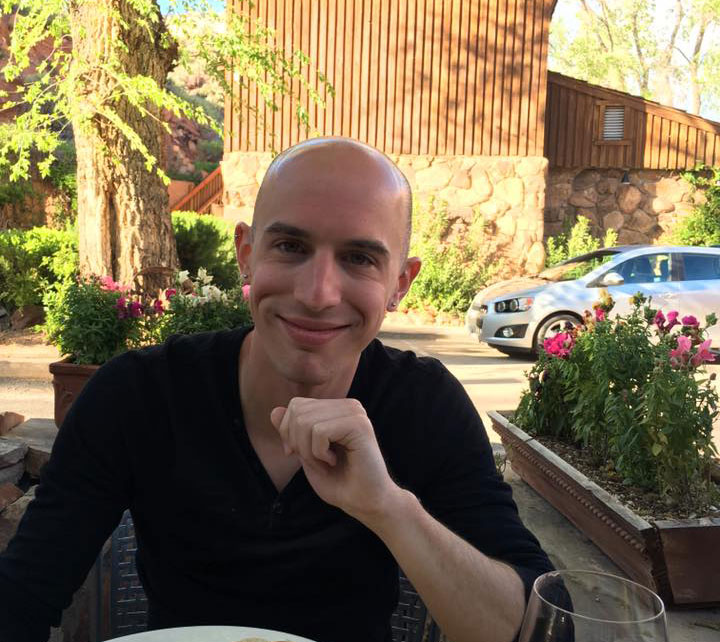
#> input picture example_01.jpg, 720 x 642 px
$ python -i skin_detector.py   (imports and definitions only)
#> lines starting #> are read from the running program, lines starting #| are printed output that depends on the picture; after the words box and inside, x2 and y2 are one past the last pixel; in counts of white or black regions, pixels touching at a corner belong together
#!/usr/bin/env python
# -*- coding: utf-8 -*-
__author__ = 'Will Brennan'

# Built-in Modules
import logging
import cv2
import numpy
import scripts

logger = logging.getLogger('main')


def get_hsv_mask(img, debug=False):
#> called with debug = False
    assert isinstance(img, numpy.ndarray), 'image must be a numpy array'
    assert img.ndim == 3, 'skin detection can only work on color images'
    logger.debug('getting hsv mask')

    lower_thresh = numpy.array([0, 50, 0], dtype=numpy.uint8)
    upper_thresh = numpy.array([120, 150, 255], dtype=numpy.uint8)
    img_hsv = cv2.cvtColor(img, cv2.COLOR_RGB2HSV)
#> img_hsv: shape (642, 720, 3); mean H, S, V 45.2, 101.8, 126
    msk_hsv = cv2.inRange(img_hsv, lower_thresh, upper_thresh)
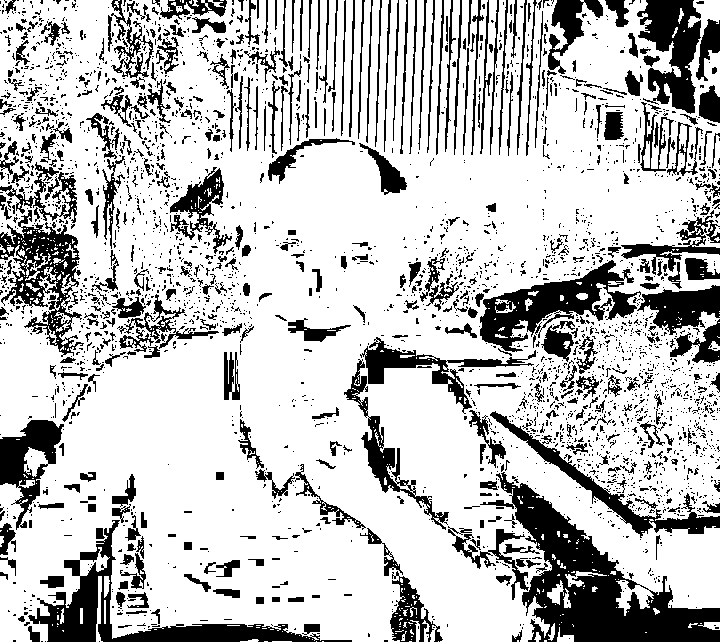
#> msk_hsv: shape (642, 720); 75.8% white; 3000 black regions (2538 under 20 px), largest, box (x1, y1, x2, y2) and area: (480, 472, 720, 642) 13341, (28, 520, 352, 642) 6784, (480, 260, 641, 352) 5489

    #msk_hsv[msk_hsv < 128] = 0
    #msk_hsv[msk_hsv >= 128] = 1

    if debug:
        scripts.display('input', img)
        scripts.display('mask_hsv', msk_hsv)

    return msk_hsv.astype(float)


def get_rgb_mask(img, debug=False):
#> called with debug = False
    assert isinstance(img, numpy.ndarray), 'image must be a numpy array'
    assert img.ndim == 3, 'skin detection can only work on color images'
    logger.debug('getting rgb mask')

    lower_thresh = numpy.array([45, 52, 108], dtype=numpy.uint8)
    upper_thresh = numpy.array([255, 255, 255], dtype=numpy.uint8)

    mask_a = cv2.inRange(img, lower_thresh, upper_thresh)
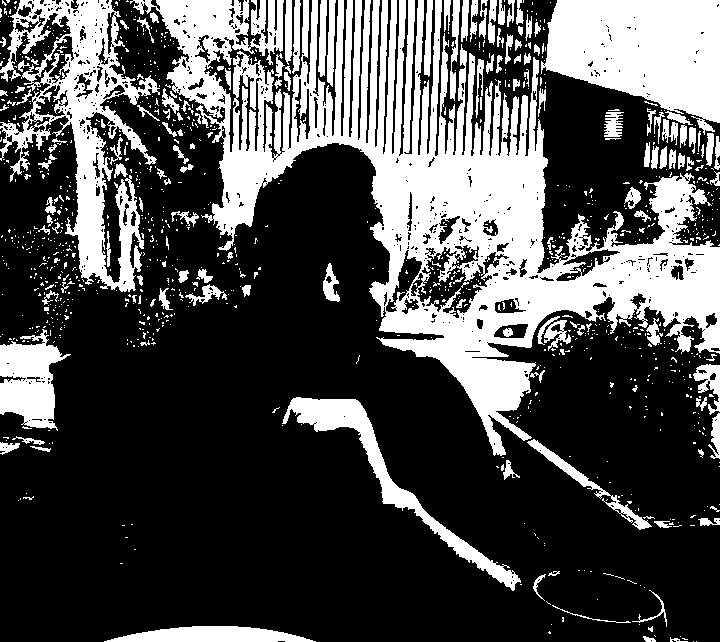
#> mask_a: shape (642, 720); 30.9% white; 1061 white regions (906 under 20 px), largest, box (x1, y1, x2, y2) and area: (130, 0, 720, 456) 79274, (541, 0, 720, 135) 16545, (0, 0, 160, 292) 15524
    mask_b = 255 * ((img[:, :, 2] - img[:, :, 1]) / 20)
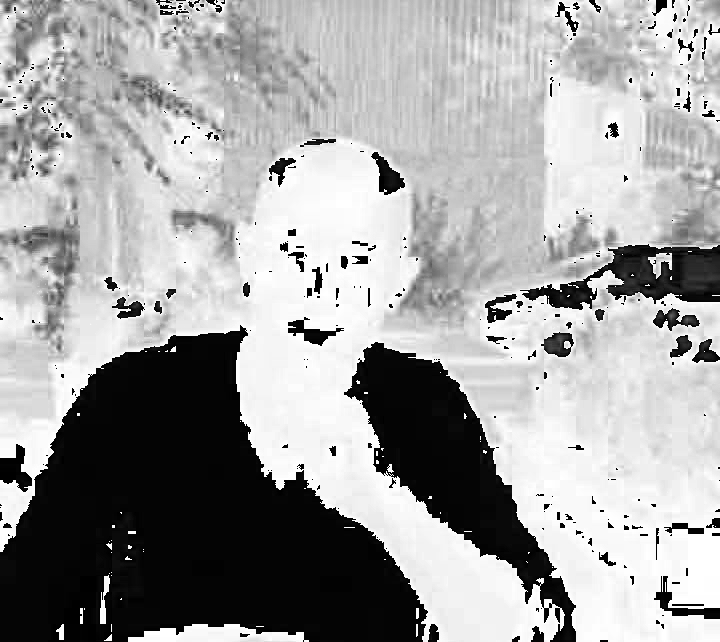
#> mask_b: shape (642, 720) float64; min 0, max 3251.2, mean 2054.9; drawn with min black and max white
    mask_c = 255 * ((numpy.max(img, axis=2) - numpy.min(img, axis=2)) / 20)
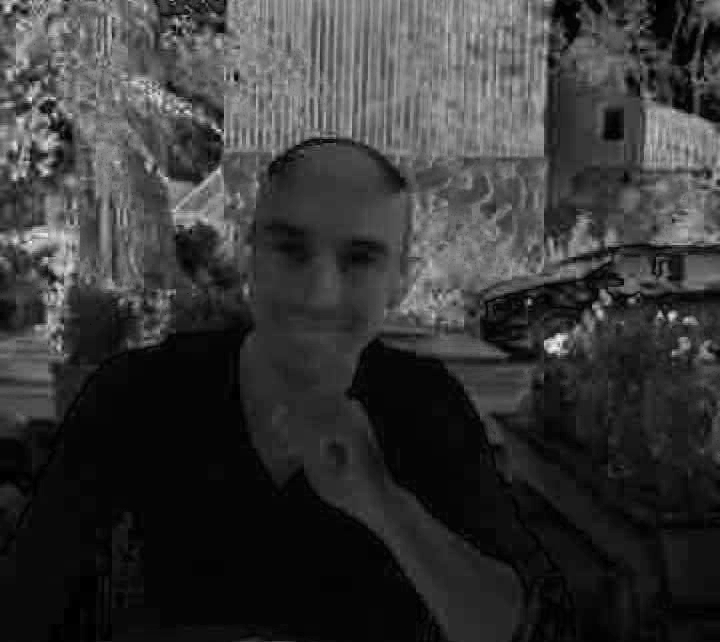
#> mask_c: shape (642, 720) float64; min 0, max 2830.5, mean 615.3; drawn with min black and max white

    mask_a = mask_a.astype(float)
    print(mask_a.dtype)
#| float64
    print(mask_b.dtype)
#| float64
    print(mask_c.dtype)
#| float64

    msk_rgb = cv2.bitwise_and(mask_a, mask_b)
    msk_rgb = cv2.bitwise_and(mask_c, msk_rgb)

    msk_rgb[msk_rgb < 128] = 0
    msk_rgb[msk_rgb >= 128] = 255
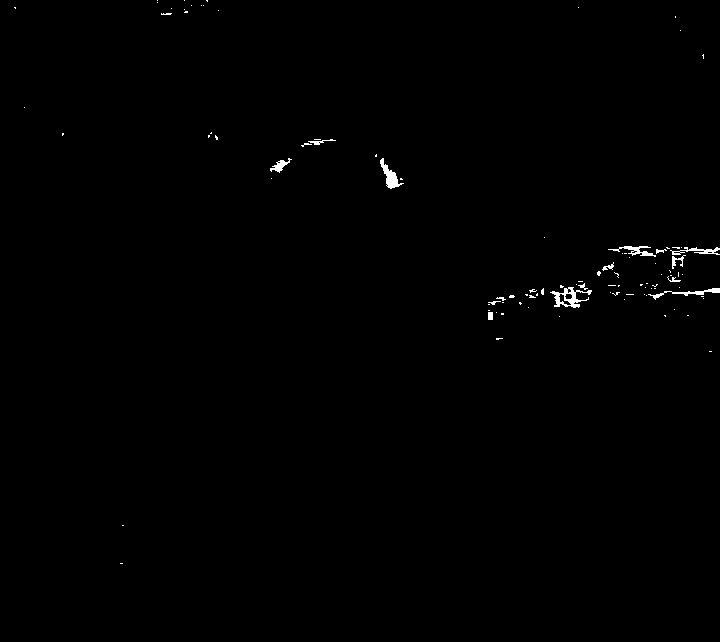
#> msk_rgb: shape (642, 720) float64; 0.43% white; 98 white regions (83 under 20 px), largest, box (x1, y1, x2, y2) and area: (550, 287, 592, 308) 333, (380, 158, 404, 189) 259, (648, 288, 720, 300) 204

    if debug:
        scripts.display('input', img)
        scripts.display('mask_rgb', msk_rgb)

    return msk_rgb.astype(float)


def get_ycrcb_mask(img, debug=False):
#> called with debug = False
    assert isinstance(img, numpy.ndarray), 'image must be a numpy array'
    assert img.ndim == 3, 'skin detection can only work on color images'
    logger.debug('getting ycrcb mask')

    lower_thresh = numpy.array([90, 100, 130], dtype=numpy.uint8)#90
    upper_thresh = numpy.array([230, 120, 180], dtype=numpy.uint8)#230

    img_ycrcb = cv2.cvtColor(img, cv2.COLOR_RGB2YCR_CB)
#> img_ycrcb: shape (642, 720, 3); mean of channels 0, 1, 2 109.1, 137.6, 111.6
    msk_ycrcb = cv2.inRange(img_ycrcb, lower_thresh, upper_thresh)
#> msk_ycrcb: shape (642, 720); 0.7% white; 59 white regions (52 under 20 px), largest, box (x1, y1, x2, y2) and area: (608, 247, 720, 297) 2321, (562, 285, 591, 301) 194, (486, 299, 505, 322) 177

    #msk_ycrcb[msk_ycrcb < 128] = 0
    #msk_ycrcb[msk_ycrcb >= 128] = 1

    if debug:
        scripts.display('input', img)
        scripts.display('mask_ycrcb', msk_ycrcb)

    return msk_ycrcb.astype(float)


def grab_cut_mask(img_col, mask, debug=False):
#> called with debug = False
    assert isinstance(img_col, numpy.ndarray), 'image must be a numpy array'
    assert isinstance(mask, numpy.ndarray), 'mask must be a numpy array'
    assert img_col.ndim == 3, 'skin detection can only work on color images'
    assert mask.ndim == 2, 'mask must be 2D'

    kernel = numpy.ones((50, 50), numpy.float32) / (50 * 50)
    dst = cv2.filter2D(mask, -1, kernel)
    dst[dst != 0] = 255
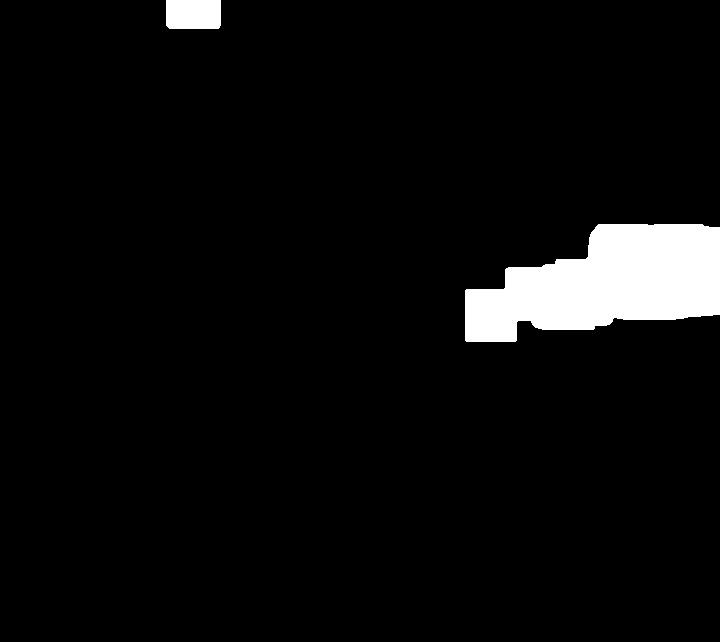
#> dst: shape (642, 720); 4.7% white; 2 white regions, box (x1, y1, x2, y2) and area: (465, 224, 720, 342) 20193, (166, 0, 221, 29) 1585
    free = numpy.array(cv2.bitwise_not(dst), dtype=numpy.uint8)

    if debug:
        scripts.display('not skin', free)
        scripts.display('grabcut input', mask)

    grab_mask = numpy.zeros(mask.shape, dtype=numpy.uint8)
    grab_mask[:, :] = 2
    grab_mask[mask == 255] = 1
    grab_mask[free == 255] = 0

    if numpy.unique(grab_mask).tolist() == [0, 1]:
        logger.debug('conducting grabcut')
        bgdModel = numpy.zeros((1, 65), numpy.float64)
        fgdModel = numpy.zeros((1, 65), numpy.float64)

        if img_col.size != 0:
            mask, bgdModel, fgdModel = cv2.grabCut(img_col, grab_mask, None, bgdModel, fgdModel, 5,
                                                   cv2.GC_INIT_WITH_MASK)
            mask = numpy.where((mask == 2) | (mask == 0), 0, 1).astype(numpy.uint8)
        else:
            logger.warning('img_col is empty')

    return mask


def closing(mask):
    assert isinstance(mask, numpy.ndarray), 'mask must be a numpy array'
    assert mask.ndim == 2, 'mask must be a greyscale image'
    logger.debug("closing mask of shape {0}".format(mask.shape))

    kernel = cv2.getStructuringElement(cv2.MORPH_ELLIPSE, (5, 5))
    mask = cv2.morphologyEx(mask, cv2.MORPH_CLOSE, kernel)
    kernel = cv2.getStructuringElement(cv2.MORPH_ELLIPSE, (3, 3))
    mask = cv2.morphologyEx(mask, cv2.MORPH_OPEN, kernel, iterations=2)

    return mask


def process(img, thresh=0.5, debug=False):
    assert isinstance(img, numpy.ndarray), 'image must be a numpy array'
    assert img.ndim == 3, 'skin detection can only work on color images'
    logger.debug("processing image of shape {0}".format(img.shape))

    mask_hsv = get_hsv_mask(img, debug=debug)
    mask_rgb = get_rgb_mask(img, debug=debug)
    mask_ycrcb = get_ycrcb_mask(img, debug=debug)

    n_masks = 3.0
    #cv2.imshow('1',mask_hsv)
    #cv2.imshow('2',mask_rgb)
    #cv2.imshow('3',mask_ycrcb)
    mask = numpy.where((mask_hsv + mask_rgb + mask_ycrcb)/3>255/2,255,0)
    #cv2.imshow('4',mask)
    #cv2.waitKey(0)
    #cv2.destroyAllWindows()

    #mask[mask < thresh] = 0.0
    #mask[mask >= thresh] = 255.0
    logger.debug('{0}% of the image is skin'.format(int((100.0 / 255.0) * numpy.sum(mask) / mask.size)))

    mask = mask.astype(numpy.uint8)
    mask = closing(mask)
    mask = grab_cut_mask(img, mask, debug=debug)
    kernel = numpy.ones((5,5),numpy.uint8)
    mask = cv2.morphologyEx(mask, cv2.MORPH_CLOSE, kernel, iterations=11)
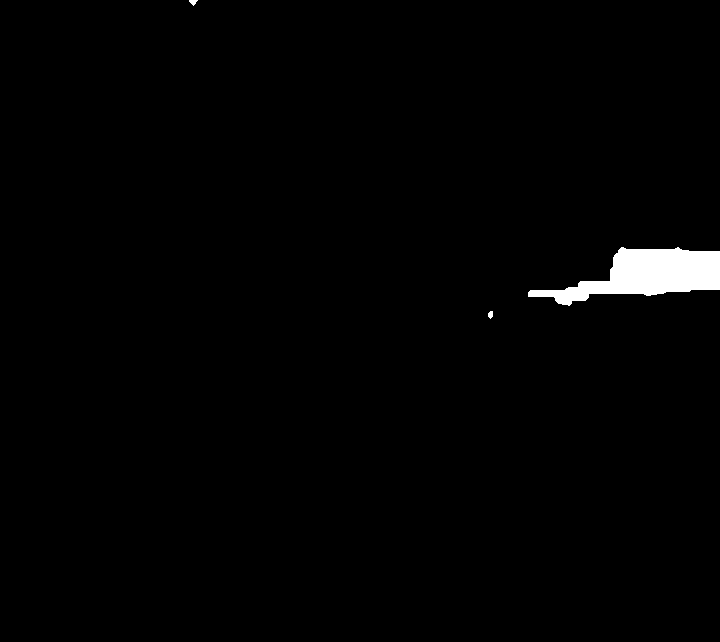
#> mask: shape (642, 720); 1.2% white; 3 white regions, box (x1, y1, x2, y2) and area: (528, 247, 720, 306) 5676, (189, 0, 198, 6) 32, (488, 311, 493, 319) 31
    #mask = cv2.erode(mask,kernel,iterations = 1)
    return mask

>>> import cv2
>>> picture = cv2.cvtColor(cv2.imread('example_01.jpg'), cv2.COLOR_BGR2RGB)
>>> result = process(picture)

$ run again, on example_02.jpg
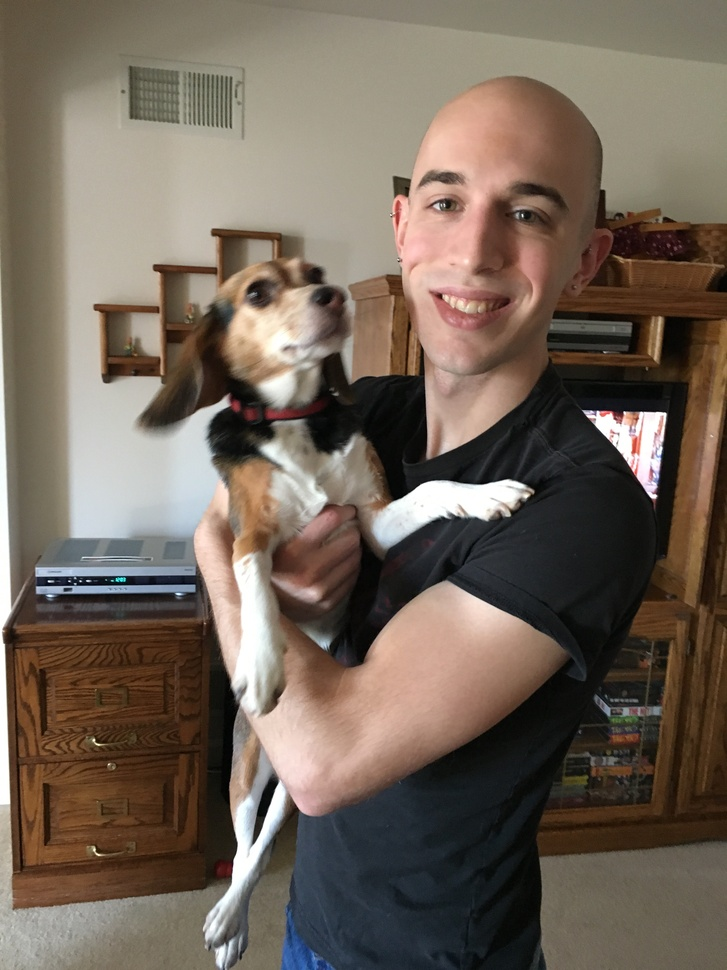
#> input picture example_02.jpg, 727 x 970 px, shrunk from 3024 x 4032 before the run
#> img_hsv: shape (970, 727, 3); mean H, S, V 32.4, 75.3, 116
#> in get_hsv_mask, `msk_hsv = cv2.inRange(img_hsv, lower_thresh, upper_thresh)`:
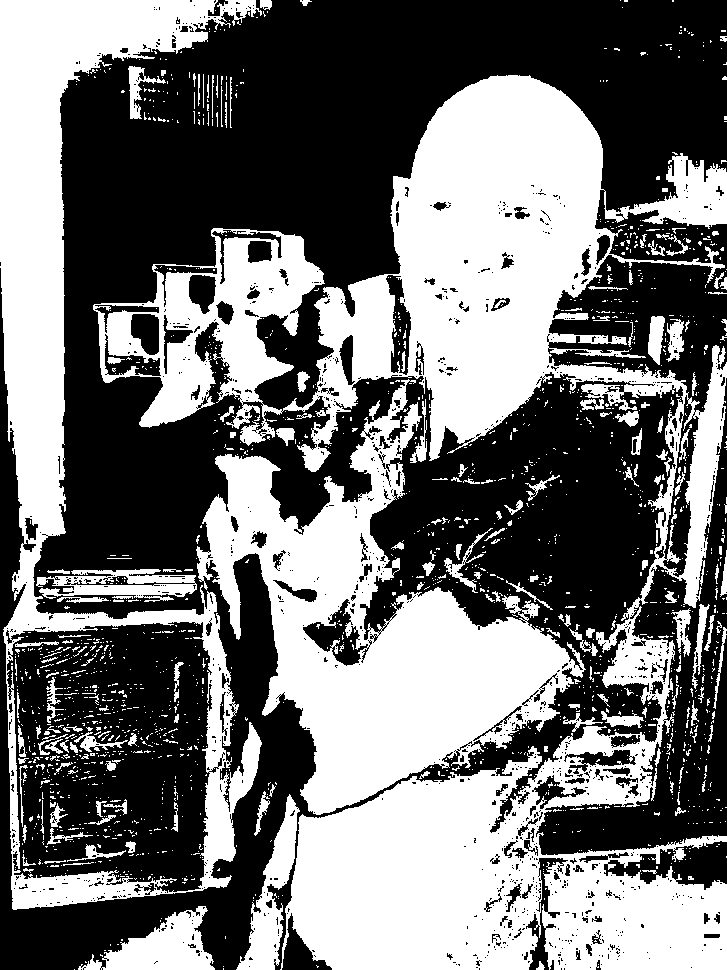
#> msk_hsv: shape (970, 727); 45.1% white; 1779 white regions (1586 under 20 px), largest, box (x1, y1, x2, y2) and area: (93, 75, 727, 970) 168295, (196, 379, 586, 815) 61804, (0, 0, 262, 910) 56384
#| float64
#| float64
#| float64
#> img_ycrcb: shape (970, 727, 3); mean of channels 0, 1, 2 103.4, 135.6, 119.6
#> msk_ycrcb: shape (970, 727); 0.59% white; 32 white regions (21 under 20 px), largest, box (x1, y1, x2, y2) and area: (37, 566, 194, 577) 1205, (69, 585, 195, 596) 966, (172, 488, 212, 536) 829
#> free: shape (970, 727); 95.1% white; 5 black regions, box (x1, y1, x2, y2) and area: (14, 476, 229, 622) 20596, (222, 782, 301, 868) 6053, (355, 512, 415, 568) 3319, (300, 619, 352, 671) 2698, (290, 933, 343, 970) 1915
#> in process, `mask = cv2.morphologyEx(mask, cv2.MORPH_CLOSE, kernel, iterations=11)`:
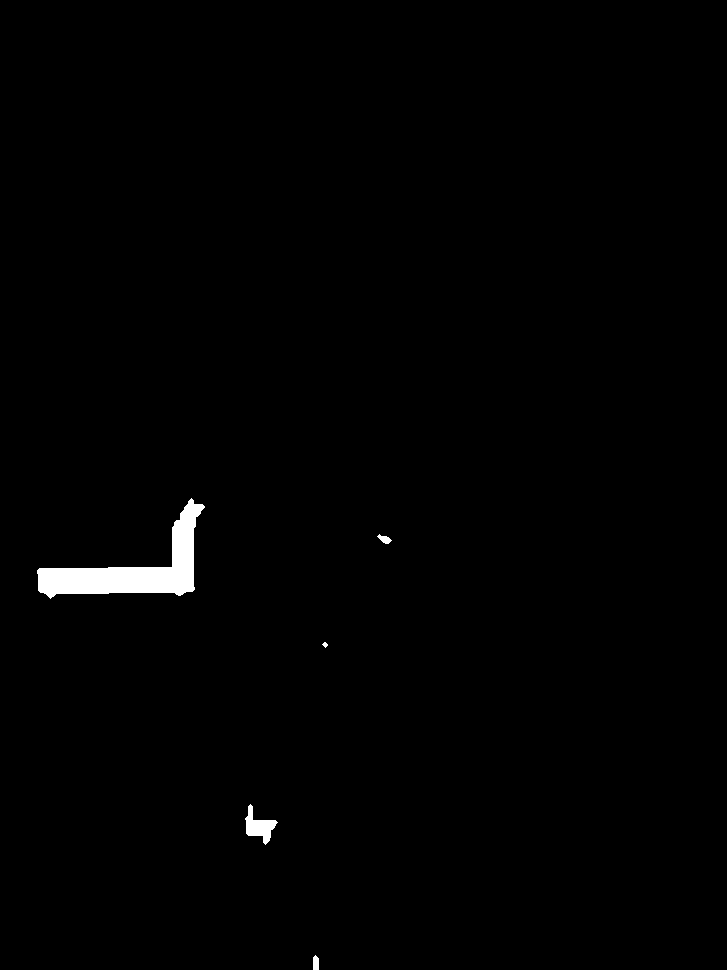
#> mask: shape (970, 727); 0.88% white; 5 white regions, box (x1, y1, x2, y2) and area: (37, 498, 205, 599) 5450, (245, 804, 278, 845) 579, (313, 955, 319, 970) 81, (377, 534, 392, 544) 78, (322, 642, 328, 648) 21
